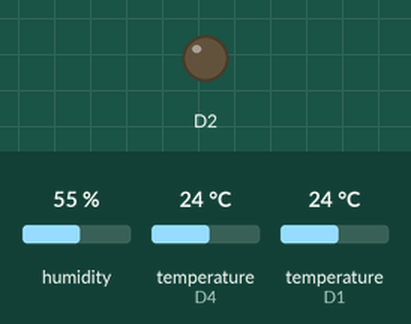
Bench run of a sketch on a simulated ESP8266 (NodeMCU). Shown: output pins drawn as LEDs (lit = HIGH). Inputs (shaded band) come from the test bench; at power-on: humidity 55 %, temperature (sensors on D4, D1) 24 °C. WiFi joins after 1.5 s; servers stay silent unless stated; the Firebase database answers and starts empty; what the sketch prints to the serial monitor is not drawn.

Above: at 2.2 s.
At 3.1 s:
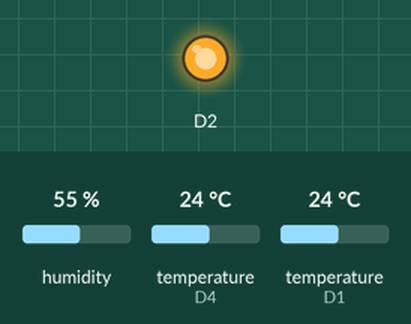
Timing chart, 0 to 5.1 s (numbered marks = the images above):
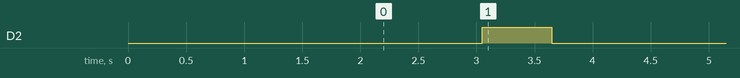

The sketch:

sketch_apr22a.ino
```cpp
#include <Wire.h>
#include<ESP8266WiFi.h>
#include "DHTesp.h"
#include <Firebase_ESP_Client.h>
#include <OneWire.h>
#include <DallasTemperature.h>
#include "addons/TokenHelper.h"
#include "addons/RTDBHelper.h"

#define API_KEY "AIzaSyDzj7ipac-QzAIccMaJjm6ctaxWJ8jwgno"
#define DATABASE_URL "https://dp-project-e9482-default-rtdb.firebaseio.com/"
#define ONE_WIRE_BUS D4

OneWire oneWire(ONE_WIRE_BUS);
DallasTemperature sensors(&oneWire);
DHTesp dht;
FirebaseData fbdo;

FirebaseAuth auth;
FirebaseConfig config;
bool signupOK=false;

WiFiServer server(301);
int pumpState = 0;
float threshold = 28.0;
void setup() {
  // put your setup code here, to run once:
  Serial.begin(9600);
  delay(100);
  WiFi.mode(WIFI_STA);
  Serial.println(WiFi.localIP());
  Serial.print("Start connection");
  WiFi.begin("Mi 11X","12345a678");
  while((!(WiFi.status()== WL_CONNECTED))){
      Serial.print("..");
      delay(1000);
    }
     server.begin();
  Serial.println("Server started");

  // Print the IP address
  Serial.println(WiFi.localIP());
  Serial.println("Connected");
  config.api_key = API_KEY;
  config.database_url = DATABASE_URL;
  if (Firebase.signUp(&config, &auth, "", "")){
    Serial.println("ok");
    signupOK = true;
  }
  else{
    Serial.print("world");
    Serial.printf("%s\n", config.signer.signupError.message.c_str());
  }
  config.token_status_callback = tokenStatusCallback; //see addons/TokenHelper.h
  Firebase.begin(&config, &auth);
  Firebase.reconnectWiFi(true);
  Serial.println("Firebase is Ready");
  dht.setup(5, DHTesp::DHT22);
  pinMode(D2,OUTPUT);
  digitalWrite(D2,LOW);
  sensors.begin();
}

void loop(){
  float humidity = dht.getHumidity();
  float temperature = dht.getTemperature();
  sensors.requestTemperatures();
  float waterTemp = sensors.getTempCByIndex(0);
  Serial.print("Surr temperature: ");
  Serial.println(temperature);
  Serial.print("Humidity: ");
  Serial.println(humidity);
  Serial.print("waterTemp: ");
  Serial.println(waterTemp);
    Serial.print("Pump: ");
  Serial.println(pumpState);
  if(Firebase.ready() && signupOK){
     if(Firebase.RTDB.getInt(&fbdo,"/pumpState")){
        pumpState = fbdo.intData();
        if(pumpState==1)digitalWrite(D2,LOW);
        else digitalWrite(D2,HIGH);
     }
     if(Firebase.RTDB.getFloat(&fbdo,"/tempThreshold")){
        threshold = fbdo.floatData();
     }
     Firebase.RTDB.setString(&fbdo,"/humidity",humidity);
     Firebase.RTDB.setString(&fbdo,"/surrtemp",temperature);
     Firebase.RTDB.setString(&fbdo,"/waterTemp",waterTemp);
  }

  if(waterTemp>=threshold){
    Serial.println("--waterTemp is high--");
    pumpState = 1;
    digitalWrite(D2,LOW);
    Firebase.RTDB.setInt(&fbdo,"/pumpState",pumpState);
    while(waterTemp >= threshold){
      if(Firebase.RTDB.getFloat(&fbdo,"/tempThreshold")){
        threshold = fbdo.floatData();
     }
     if(Firebase.RTDB.getInt(&fbdo,"/pumpState")){
        pumpState = fbdo.intData();
        if(pumpState==1)digitalWrite(D2,LOW);
        else digitalWrite(D2,HIGH);
     }
      humidity = dht.getHumidity();
      temperature = dht.getTemperature();
      sensors.requestTemperatures();
      waterTemp = sensors.getTempCByIndex(0);
      if(Firebase.ready()){
        Firebase.RTDB.setString(&fbdo,"/humidity",humidity);
     Firebase.RTDB.setString(&fbdo,"/surrtemp",temperature);
       Firebase.RTDB.setString(&fbdo,"/waterTemp",waterTemp);
      }
      Serial.print("waterTemp : ");
      Serial.println(waterTemp);
  Serial.print("Surr temperature: ");
  Serial.println(temperature);
  Serial.print("Humidity: ");
  Serial.println(humidity);
    }
    pumpState = 0;
    digitalWrite(D2,HIGH);
    Serial.println();
    Firebase.RTDB.setInt(&fbdo,"/pumpState",pumpState);
  }
  if(pumpState==1){
    digitalWrite(D2,LOW);
  }
  else{
    digitalWrite(D2,HIGH);
  }
 Serial. println("--------------");
  delay(200);
}
```

Measured:
- by itself, D2: LOW → HIGH at 3.0 s, → LOW 0.60 s later
